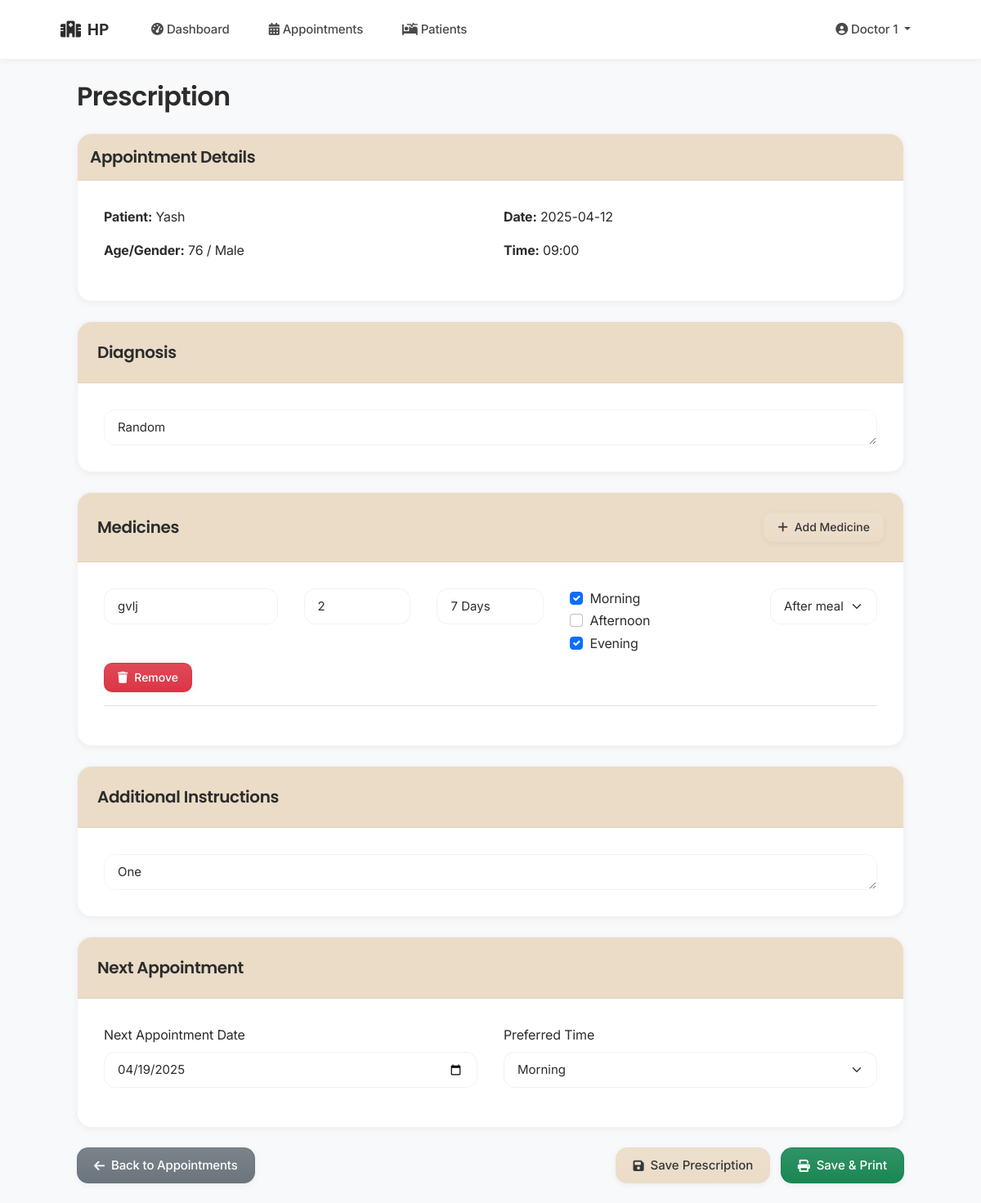
Screenshot of /doctor/prescriptions/1 (signed in) with the database file from the repository.
### tables this page shows
CREATE TABLE patients (
                id INTEGER PRIMARY KEY AUTOINCREMENT,
                name TEXT NOT NULL,
                age INTEGER NOT NULL,
                gender TEXT,
                contact TEXT,
                address TEXT,
                medical_history TEXT,
                created_at TIMESTAMP DEFAULT CURRENT_TIMESTAMP,
                created_by INTEGER,
                hospital_id INTEGER NOT NULL,
                FOREIGN KEY (created_by) REFERENCES staff(id),
                FOREIGN KEY (hospital_id) REFERENCES staff(id)
            );

CREATE TABLE appointments (
                id INTEGER PRIMARY KEY AUTOINCREMENT,
                patient_id INTEGER NOT NULL,
                doctor_id INTEGER NOT NULL,
                date TEXT NOT NULL,
                time_slot TEXT NOT NULL,
                status TEXT DEFAULT 'Scheduled',
                notes TEXT,
                created_at TIMESTAMP DEFAULT CURRENT_TIMESTAMP,
                hospital_id INTEGER NOT NULL,
                FOREIGN KEY (patient_id) REFERENCES patients(id),
                FOREIGN KEY (doctor_id) REFERENCES doctors(id),
                FOREIGN KEY (hospital_id) REFERENCES staff(id)
            );

CREATE TABLE prescriptions (
                id INTEGER PRIMARY KEY AUTOINCREMENT,
                appointment_id INTEGER NOT NULL UNIQUE,
                diagnosis TEXT NOT NULL,
                medicines TEXT NOT NULL,
                instructions TEXT,
                hospital_id INTEGER NOT NULL,
                created_at TIMESTAMP DEFAULT CURRENT_TIMESTAMP, next_appointment_date TEXT, next_appointment_time TEXT,
                FOREIGN KEY (appointment_id) REFERENCES appointments(id),
                FOREIGN KEY (hospital_id) REFERENCES staff(id)
            );

### app.py (the view, shortened to what this page needs)
@app.route('/doctor/prescriptions/<int:appointment_id>', methods=['GET', 'POST'])
def prescriptions(appointment_id):
    if 'user_id' not in session or session['user_type'] != 'doctor':
        return redirect(url_for('login'))
    conn = get_db_connection()
    try:
        appointment = conn.execute('''
            SELECT a.*, p.name as patient_name, p.age, p.gender
            FROM appointments a
            JOIN patients p ON a.patient_id = p.id
            WHERE a.id = ? AND a.hospital_id = ? AND a.doctor_id = ?
        ''', (appointment_id, session['hospital_id'], session['user_id'])).fetchone()
        if not appointment:
            flash('Appointment not found', 'danger')
            return redirect(url_for('doctor_appointments'))
        prescription = conn.execute('''
            SELECT * FROM prescriptions
            WHERE appointment_id = ? AND hospital_id = ?
        ''', (appointment_id, session['hospital_id'])).fetchone()
        prescription_dict = None
        if prescription:
            prescription_dict = {
                'id': prescription['id'],
                'diagnosis': prescription['diagnosis'],
                'instructions': prescription['instructions'],
                'next_appointment_date': prescription['next_appointment_date'],
                'next_appointment_time': prescription['next_appointment_time'],
                'medicines_parsed': []
            }
            if prescription['medicines']:
                for medicine in prescription['medicines'].split('\n'):
                    try:
                        if medicine.strip():
                            parts = medicine.split('|')
                            if len(parts) == 7:
                                prescription_dict['medicines_parsed'].append({
                                    'name': parts[0],
                                    'dosage': parts[1],
                                    'frequency': parts[2],
                                    'morning': parts[3],
                                    'afternoon': parts[4],
                                    'evening': parts[5],
                                    'meal': parts[6]
                                })
                    except Exception as e:
                        app.logger.error(f"Error parsing medicine in prescription: {str(e)}")
                        continue
        today_date = datetime.now().strftime('%Y-%m-%d')
        return render_template('doctor/prescriptions.html',
                             appointment=appointment,
                             prescription=prescription_dict,
                             today_date=today_date)
    except Exception as e:
        flash('Error loading prescription', 'danger')
        app.logger.error(f"Prescription load error: {str(e)}")
        return redirect(url_for('doctor_appointments'))
    finally:
        conn.close()

### templates/doctor/prescriptions.html (shortened to what this page needs)
{% extends "base.html" %}
{% block content %}
<div class="container">
    <h2 class="mb-4">Prescription</h2>
    <div class="card mb-4">
        <div class="card-header text-white d-flex justify-content-between align-items-center" style="background-color:rgb(235, 220, 200); padding: 15px 15px">
            <h5 class="mb-0">Appointment Details</h5>
        </div>
        <div class="card-body">
            <div class="row">
                <div class="col-md-6">
                    <p><strong>Patient:</strong> {{ appointment.patient_name }}</p>
                    <p><strong>Age/Gender:</strong> {{ appointment.age }} / {{ appointment.gender }}</p>
                </div>
                <div class="col-md-6">
                    <p><strong>Date:</strong> {{ appointment.date }}</p>
                    <p><strong>Time:</strong> {{ appointment.time_slot }}</p>
                </div>
            </div>
        </div>
    </div>
    <form method="POST" action="{{ url_for('prescriptions', appointment_id=appointment.id) }}">
        <div class="card mb-4">
            <div class="card-header">
                <h5 class="mb-0">Diagnosis</h5>
            </div>
            <div class="card-body">
                <textarea name="diagnosis" class="form-control" rows="3"
                    placeholder="Enter diagnosis..." required>{% if prescription %}{{ prescription.diagnosis }}{% endif %}</textarea>
            </div>
        </div>
        <div class="card mb-4">
            <div class="card-header d-flex justify-content-between align-items-center">
                <h5 class="mb-0">Medicines</h5>
                <button type="button" class="btn btn-sm btn-primary" id="addMedicine">
                    <i class="fas fa-plus"></i> Add Medicine
                </button>
            </div>
            <div class="card-body">
                <div id="medicinesContainer">
                    {% if prescription and prescription.medicines_parsed %}
                        {% for medicine in prescription.medicines_parsed %}
                        <div class="medicine-row mb-3 border-bottom pb-3">
                            <div class="row">
                                <div class="col-md-3">
                                    <input type="text" name="medicine_name_{{ loop.index }}" class="form-control mb-2"
                                        placeholder="Medicine name" value="{{ medicine.name }}" required>
                                </div>
                                <div class="col-md-2">
                                    <input type="text" name="medicine_dosage_{{ loop.index }}" class="form-control mb-2"
                                        placeholder="Dosage" value="{{ medicine.dosage }}" required>
                                </div>
                                <div class="col-md-2">
                                    <input type="text" name="medicine_frequency_{{ loop.index }}" class="form-control mb-2"
                                        placeholder="Frequency" value="{{ medicine.frequency }}" required>
                                </div>
                                <div class="col-md-3">
                                    <div class="form-check form-check-inline">
                                        <input class="form-check-input" type="checkbox"
                                            name="medicine_morning_{{ loop.index }}" value="1" {% if medicine.morning == '1' %}checked{% endif %}>
                                        <label class="form-check-label">Morning</label>
                                    </div>
                                    <div class="form-check form-check-inline">
                                        <input class="form-check-input" type="checkbox"
                                            name="medicine_afternoon_{{ loop.index }}" value="1" {% if medicine.afternoon == '1' %}checked{% endif %}>
                                        <label class="form-check-label">Afternoon</label>
                                    </div>
                                    <div class="form-check form-check-inline">
                                        <input class="form-check-input" type="checkbox"
                                            name="medicine_evening_{{ loop.index }}" value="1" {% if medicine.evening == '1' %}checked{% endif %}>
                                        <label class="form-check-label">Evening</label>
                                    </div>
                                </div>
                                <div class="col-md-2">
                                    <select name="medicine_meal_{{ loop.index }}" class="form-select">
                                        <option value="after" {% if medicine.meal == 'after' %}selected{% endif %}>After meal</option>
                                    </select>
                                </div>
                            </div>
                            <button type="button" class="btn btn-sm btn-danger removeMedicine mt-2">
                                <i class="fas fa-trash"></i> Remove
                            </button>
                        </div>
                        {% endfor %}
                    {% endif %}
                </div>
            </div>
        </div>
        <div class="card mb-4">
            <div class="card-header">
                <h5 class="mb-0">Additional Instructions</h5>
            </div>
            <div class="card-body">
                <textarea name="instructions" class="form-control" rows="3"
                    placeholder="Enter any additional instructions...">{% if prescription %}{{ prescription.instructions }}{% endif %}</textarea>
            </div>
        </div>
        <div class="card mb-4">
            <div class="card-header">
                <h5 class="mb-0">Next Appointment</h5>
            </div>
            <div class="card-body">
                <div class="row">
                    <div class="col-md-6">
                        <div class="mb-3">
                            <label for="next_appointment_date" class="form-label">Next Appointment Date</label>
                            <input type="date" class="form-control" id="next_appointment_date" name="next_appointment_date"
                                value="{{ prescription.next_appointment_date if prescription and prescription.next_appointment_date else '' }}"
                                min="{{ today_date }}">
                        </div>
                    </div>
                    <div class="col-md-6">
                        <div class="mb-3">
                            <label for="next_appointment_time" class="form-label">Preferred Time</label>
                            <select class="form-select" id="next_appointment_time" name="next_appointment_time">
                                <option value="morning" {% if prescription and prescription.next_appointment_time == 'morning' %}selected{% endif %}>Morning</option>
                            </select>
                        </div>
                    </div>
                </div>
            </div>
        </div>
        <div class="d-flex justify-content-between">
            <a href="{{ url_for('doctor_appointments') }}" class="btn btn-secondary">
                <i class="fas fa-arrow-left"></i> Back to Appointments
            </a>
            <div>
                <button type="submit" name="action" value="save" class="btn btn-primary">
                    <i class="fas fa-save"></i> Save Prescription
                </button>
                <button type="submit" name="action" value="print" class="btn btn-success ms-2">
                    <i class="fas fa-print"></i> Save & Print
                </button>
            </div>
        </div>
    </form>
</div>
{% endblock %}

### rows the page displays
patients: patient_name "Yash", age "76", gender "Male"
appointments: date "2025-04-12", time_slot "09:00"
prescriptions: diagnosis "Random", instructions "One", next_appointment_date "04/19/2025", next_appointment_time "Morning"

### other values shown
{{ session.get('hospital_name', 'Hospital Management') }} "HP"
{{ session.get('name', 'User') }} "Doctor 1"
